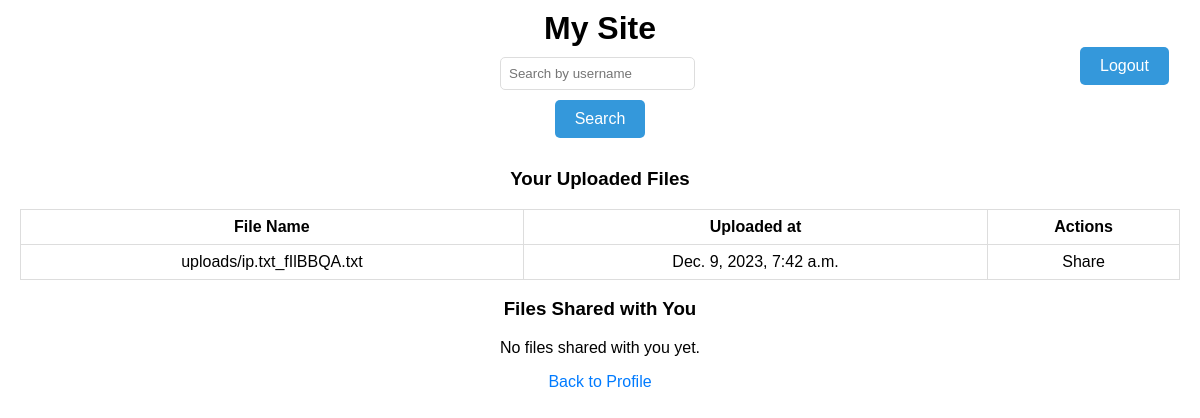
Before: /files (signed in) with the older database file.
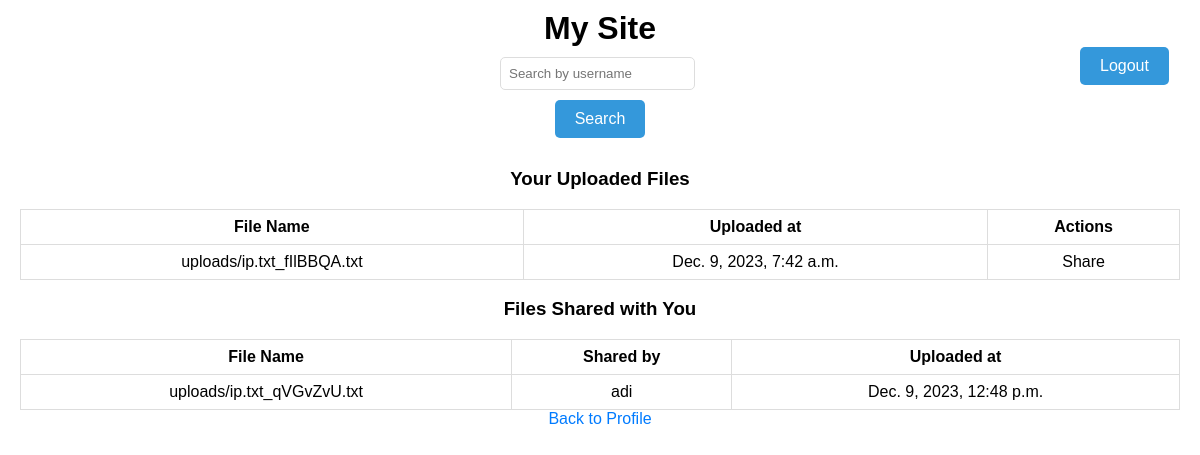
After: the same page with the newer database file.
### core/models.py (models this page shows, shortened)
class UploadedFile(models.Model):
    user = models.ForeignKey(User, on_delete=models.CASCADE)
    file = models.FileField(upload_to='uploads/')
    uploaded_at = models.DateTimeField(auto_now_add=True)
    shared_with = models.ManyToManyField(User, related_name='shared_files', blank=True)

### core/views.py (the view)
# urls.py: path('files', file_list, name='file_list'),
@login_required
def file_list(request):
    user_files = UploadedFile.objects.filter(user=request.user)
    shared_with_user_files = UploadedFile.objects.filter(
        shared_with=request.user)
    return render(request, 'files/file_list.html', {'user_files': user_files, 'shared_with_user_files': shared_with_user_files})

### core/templates/files/file_list.html (shortened to what this page needs)
{% extends 'base.html' %}
{% block content %}
  <h3>Your Uploaded Files</h3>
  {% if user_files %}
    <table style="width:100%; border-collapse: collapse; border: 1px solid #ddd;">
      <tr>
        <th style="border: 1px solid #ddd; padding: 8px;">File Name</th>
        <th style="border: 1px solid #ddd; padding: 8px;">Uploaded at</th>
        <th style="border: 1px solid #ddd; padding: 8px;">Actions</th>
      </tr>
      {% for file in user_files %}
        <tr>
          <td style="border: 1px solid #ddd; padding: 8px;">
            <a href="{% url 'download_file' file.id %}" target="_blank">{{ file.file.name }}</a>
          </td>
          <td style="border: 1px solid #ddd; padding: 8px;">{{ file.uploaded_at }}</td>
          <td style="border: 1px solid #ddd; padding: 8px;">
            <a href="{% url 'share_file' file.id %}">Share</a>
          </td>
        </tr>
      {% endfor %}
    </table>
  {% else %}
    <p>No files uploaded yet.</p>
  {% endif %}
  <h3>Files Shared with You</h3>
  {% if shared_with_user_files %}
    <table style="width:100%; border-collapse: collapse; border: 1px solid #ddd;">
      <tr>
        <th style="border: 1px solid #ddd; padding: 8px;">File Name</th>
        <th style="border: 1px solid #ddd; padding: 8px;">Shared by</th>
        <th style="border: 1px solid #ddd; padding: 8px;">Uploaded at</th>
      </tr>
      {% for file in shared_with_user_files %}
        <tr>
          <td style="border: 1px solid #ddd; padding: 8px;">
            <a href="{{ file.file.url }}" target="_blank">{{ file.file.name }}</a>
          </td>
          <td style="border: 1px solid #ddd; padding: 8px;">{{ file.user.username }}</td>
          <td style="border: 1px solid #ddd; padding: 8px;">{{ file.uploaded_at }}</td>
        </tr>
      {% endfor %}
    </table>
  {% else %}
    <p>No files shared with you yet.</p>
  {% endif %}
  <a href="{% url 'profile' %}" style="color: #007BFF;">Back to Profile</a>
{% endblock %}

Changed rows visible on the page:
added UploadedFile: file.name "uploads/ip.txt_qVGvZvU.txt", user.username "adi", uploaded_at "Dec. 9, 2023, 12:48 p.m.", shown under "Files Shared with You"
Other visible differences:
text no longer shown: "No files shared with you yet."
text now shown: "File Name Shared by Uploaded at"
